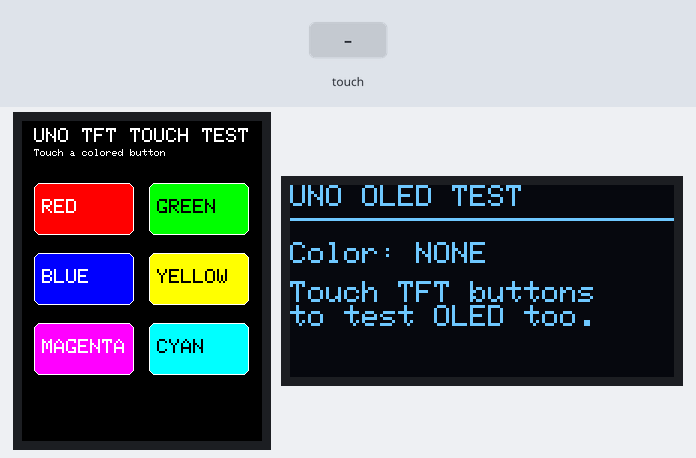
Recording of a sketch running on a simulated Arduino Uno, built with avr-gcc and run on an emulated ATmega328P. Parts: 240×320 colour display, 128×64 one-colour display. The inputs (shaded band) are chosen by the test bench. What the sketch prints to the serial monitor is not drawn.

Above: at 1.5 s.
1.6 s: touch panel pressed at 13 % / 30 % of its raw x / y range
At 2.9 s:
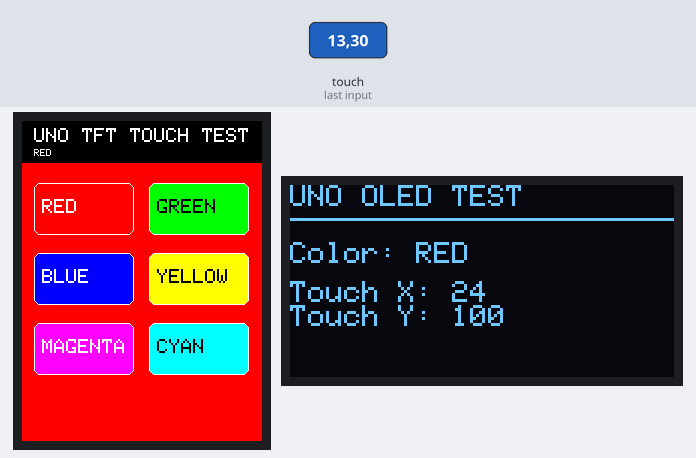
3.2 s: touch panel pressed at 62 % / 30 % of its raw x / y range
At 4.1 s:
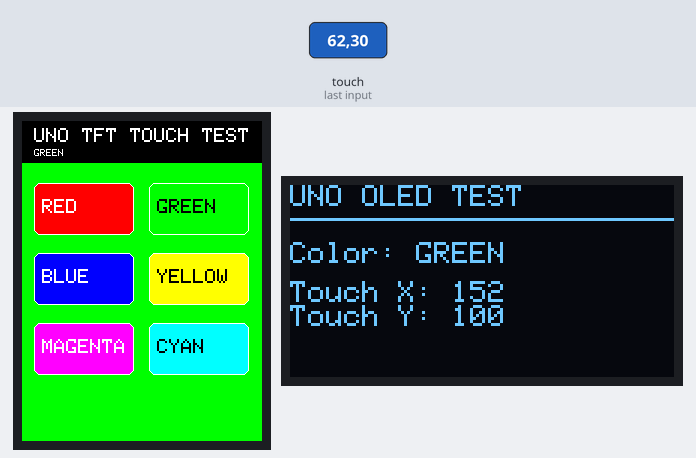
4.8 s: touch panel pressed at 13 % / 50 % of its raw x / y range
At 5.3 s:
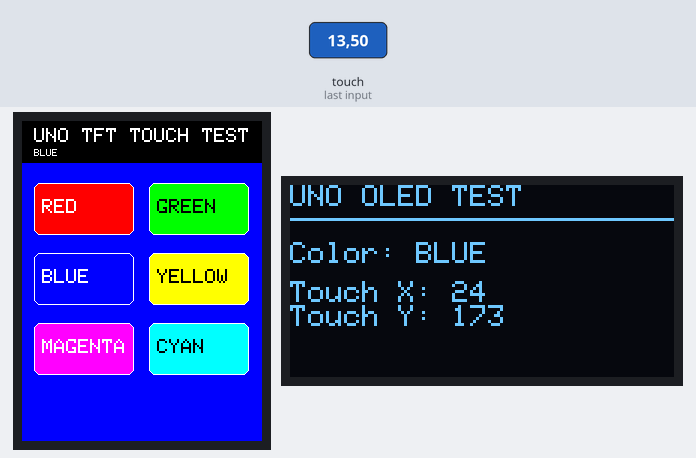
6.4 s: touch panel pressed at 62 % / 50 % of its raw x / y range
At 7.7 s:
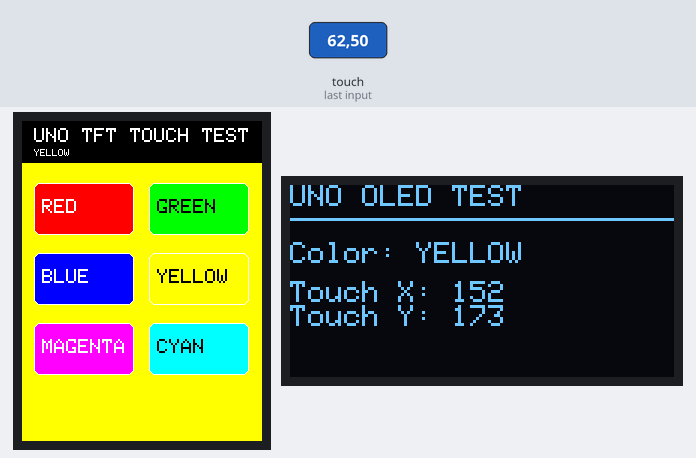
8.0 s: touch panel pressed at 13 % / 70 % of its raw x / y range
At 9.0 s:
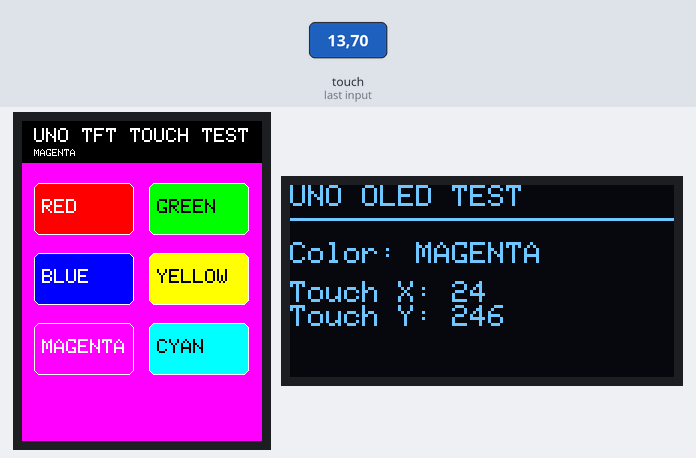
9.6 s: touch panel pressed at 62 % / 70 % of its raw x / y range
At 10.2 s:
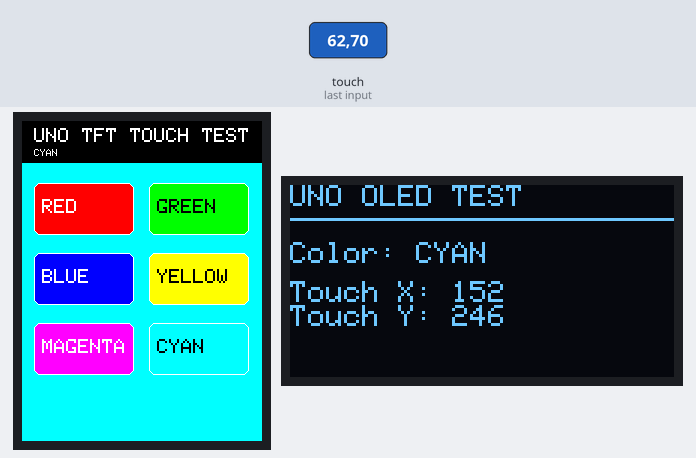
Timing chart, 0 to 12.2 s (numbered marks = the images above; inputs shaded):
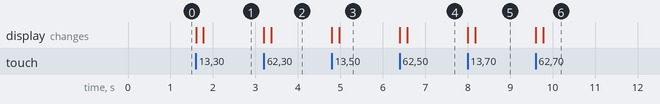

The sketch:

hardware_test_tft_touch_uno.ino
```cpp
/*
  Arduino Uno ILI9341 + XPT2046 TFT touch/color test

  Libraries (Arduino Library Manager):
    - Adafruit GFX Library
    - Adafruit ILI9341
    - Adafruit SH110X
    - XPT2046_Touchscreen

  UNO <-> SPI TFT / XPT2046 wiring
    D13 -> SCK / CLK       D12 <- MISO / SDO
    D11 -> MOSI / SDI      D10 -> TFT_CS
    D9  -> TFT_DC          D8  -> TFT_RST
    D7  -> T_CS            GND -> GND

  I2C SH1106 OLED wiring (128x64, usually address 0x3C)
    UNO A4 -> SDA          UNO A5 -> SCL
    GND -> GND             VCC -> supply voltage marked on the OLED

  Power the display according to its label.  A bare 3.3 V TFT must use 3.3 V
  power and 3.3 V logic; a module marked 5V/3.3V normally has a regulator and
  level shifting. Do not connect a 3.3 V-only module directly to UNO 5 V pins.
*/

#include <Wire.h>
#include <SPI.h>
#include <Adafruit_GFX.h>
#include <Adafruit_ILI9341.h>
#include <Adafruit_SH110X.h>
#include <XPT2046_Touchscreen.h>

#define TFT_CS    10
#define TFT_DC     9
#define TFT_RST    8
#define TOUCH_CS   7

Adafruit_ILI9341 tft(TFT_CS, TFT_DC, TFT_RST);
XPT2046_Touchscreen touch(TOUCH_CS);
Adafruit_SH1106G oled(128, 64, &Wire, -1);
bool oledOk = false;

// Calibration copied from the Mega TFT setup. Adjust these if Serial Monitor
// shows touches that do not correspond to the spot pressed.
const int TS_MINX = 328, TS_MAXX = 3531;
const int TS_MINY = 336, TS_MAXY = 3434;

struct ColorButton {
  uint16_t color;
  const char *label;
};

const ColorButton buttons[] = {
  {ILI9341_RED,     "RED"},
  {ILI9341_GREEN,   "GREEN"},
  {ILI9341_BLUE,    "BLUE"},
  {ILI9341_YELLOW,  "YELLOW"},
  {ILI9341_MAGENTA, "MAGENTA"},
  {ILI9341_CYAN,    "CYAN"}
};
const uint8_t BUTTON_COUNT = sizeof(buttons) / sizeof(buttons[0]);

void drawOledStatus(const char *selected, int x, int y) {
  if (!oledOk) return;
  oled.clearDisplay();
  oled.setTextColor(SH110X_WHITE);
  oled.setTextSize(1);
  oled.setCursor(0, 0);
  oled.println(F("UNO OLED TEST"));
  oled.drawFastHLine(0, 11, 128, SH110X_WHITE);
  oled.setCursor(0, 19);
  oled.print(F("Color: "));
  oled.println(selected);
  oled.setCursor(0, 32);
  if (x >= 0) {
    oled.print(F("Touch X: "));
    oled.println(x);
    oled.print(F("Touch Y: "));
    oled.println(y);
  } else {
    oled.println(F("Touch TFT buttons"));
    oled.println(F("to test OLED too."));
  }
  oled.display();
}

void drawButton(uint8_t index, int x, int y, int w, int h) {
  uint16_t textColor = (buttons[index].color == ILI9341_BLUE ||
                        buttons[index].color == ILI9341_RED ||
                        buttons[index].color == ILI9341_MAGENTA) ? ILI9341_WHITE : ILI9341_BLACK;
  tft.fillRoundRect(x, y, w, h, 6, buttons[index].color);
  tft.drawRoundRect(x, y, w, h, 6, ILI9341_WHITE);
  tft.setTextColor(textColor);
  tft.setTextSize(2);
  tft.setCursor(x + 8, y + 16);
  tft.print(buttons[index].label);
}

void drawScreen(uint16_t background, const char *message) {
  tft.fillScreen(background);
  tft.fillRect(0, 0, tft.width(), 42, ILI9341_BLACK);
  tft.setTextColor(ILI9341_WHITE);
  tft.setTextSize(2);
  tft.setCursor(12, 7);
  tft.print("UNO TFT TOUCH TEST");
  tft.setTextSize(1);
  tft.setCursor(12, 28);
  tft.print(message);

  for (uint8_t i = 0; i < BUTTON_COUNT; i++) {
    int col = i % 2;
    int row = i / 2;
    drawButton(i, 12 + col * 115, 62 + row * 70, 100, 52);
  }
}

void setup() {
  Serial.begin(115200);
  tft.begin();
  tft.setRotation(2);       // landscape; change to 0 if your display is upright
  touch.begin();
  touch.setRotation(0);
  oledOk = oled.begin(0x3C, true);
  if (!oledOk) {
    Serial.println(F("SH1106 OLED not found at I2C address 0x3C."));
  }
  drawScreen(ILI9341_BLACK, "Touch a colored button");
  drawOledStatus("NONE", -1, -1);
  Serial.println(F("TFT touch/color test ready."));
}

void loop() {
  if (!touch.touched()) return;

  TS_Point p = touch.getPoint();
  int x = constrain(map(p.x, TS_MINX, TS_MAXX, 0, tft.width() - 1), 0, tft.width() - 1);
  int y = constrain(map(p.y, TS_MINY, TS_MAXY, 0, tft.height() - 1), 0, tft.height() - 1);
  Serial.print(F("raw x=")); Serial.print(p.x);
  Serial.print(F(" raw y=")); Serial.print(p.y);
  Serial.print(F("  screen x=")); Serial.print(x);
  Serial.print(F(" y=")); Serial.println(y);

  for (uint8_t i = 0; i < BUTTON_COUNT; i++) {
    int col = i % 2;
    int row = i / 2;
    int bx = 12 + col * 115;
    int by = 62 + row * 70;
    if (x >= bx && x < bx + 100 && y >= by && y < by + 52) {
      drawScreen(buttons[i].color, buttons[i].label);
      drawOledStatus(buttons[i].label, x, y);
      delay(250); // simple debounce
      break;
    }
  }

  while (touch.touched()) delay(10); // one action per press
}
```

Measured:
- after the input at 1.6 s, the display: first changes at once (image 1 shows a later state)
- after the input at 3.2 s, the display: first changes at once (image 2 shows a later state)
- after the input at 4.8 s, the display: first changes at once (image 3 shows a later state)
- after the input at 6.4 s, the display: first changes at once (image 4 shows a later state)
- after the input at 8.0 s, the display: first changes at once (image 5 shows a later state)
- after the input at 9.6 s, the display: first changes at once (image 6 shows a later state)
